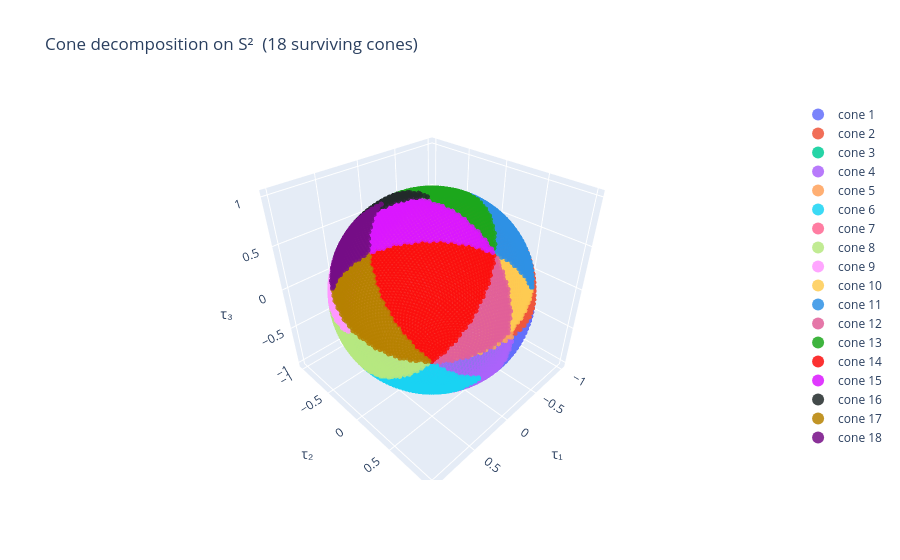
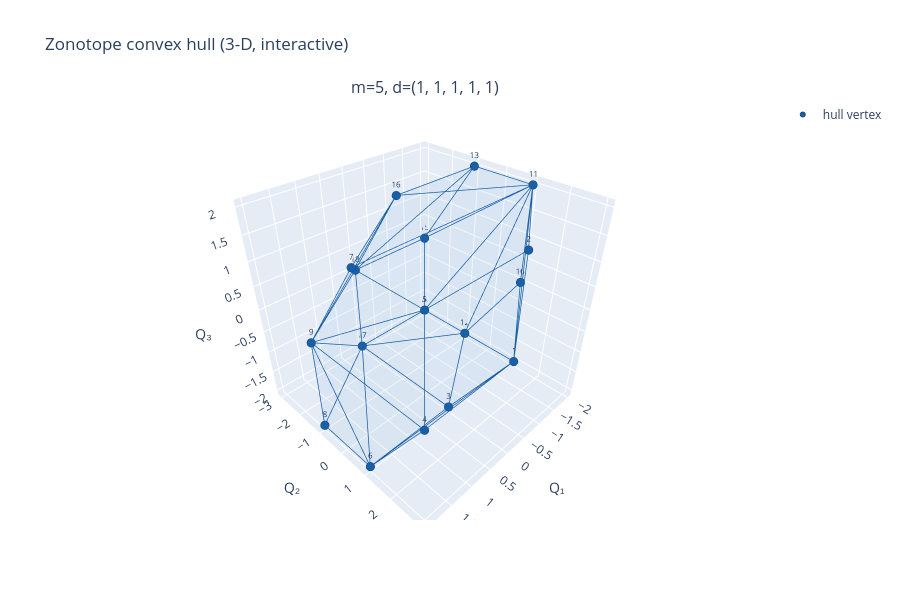
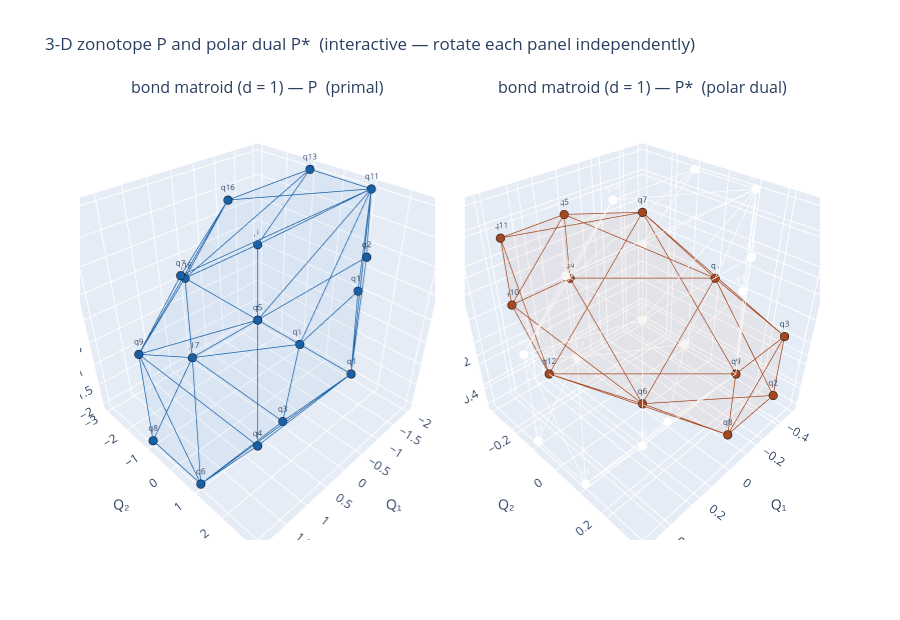

Notebook source saved alongside these figures, in order:
### Code cell
# Bond-matroid (Example 2) — interactive 3-D pipeline
# Re-uses A_bond, survivors_bond, bond_orients, z_bond from the cell above.

A_bond = np.array([
    [ 1,  1,  0],
    [-1,  0,  0],
    [ 0,  1,  0],
    [ 0,  1,  1],
    [ 0,  0, -1],
], dtype=float)

survivors_bond = find_surviving_sign_vectors(A_bond)
bond_orients   = [(str(i + 1), np.array(s, dtype=float))
                  for i, s in enumerate(survivors_bond)]
z_bond = Zonotope(A_bond)

# 1) Cone decomposition on S²
fig_c = plot_cone_decomposition_interactive(A_bond, survivors_bond)
fig_c.show()

# 2) Zonotope convex hull
fig_z = plot_3d_interactive(z_bond, orientations=bond_orients)
fig_z.show()

# 3) Primal P and polar dual P*
fig_pd = plot_primal_dual_3d_interactive(z_bond, orientations=bond_orients,
                                          titles=['bond matroid (d = 1)'])
fig_pd.show()

### Figure 1 — Plotly figure (JSON) as saved in the notebook; plotly's stock layout.template omitted (floating-point values rounded to 4 significant figures; data arrays with more than 128 entries replaced by an {"elided": "..."} marker saying what was removed)
{"data": [{"hovertemplate": "τ = (%{x:.3f}, %{y:.3f}, %{z:.3f})<extra>cone %{fullData.name}</extra>", "marker": {"color": "#636EFA", "opacity": 0.85, "size": 3}, "mode": "markers", "name": "cone 1", "type": "scatter3d", "x": {"elided": "335 float values"}, "y": {"elided": "335 float values"}, "z": {"elided": "335 float values"}}, {"hovertemplate": "τ = (%{x:.3f}, %{y:.3f}, %{z:.3f})<extra>cone %{fullData.name}</extra>", "marker": {"color": "#EF553B", "opacity": 0.85, "size": 3}, "mode": "markers", "name": "cone 2", "type": "scatter3d", "x": {"elided": "499 float values"}, "y": {"elided": "499 float values"}, "z": {"elided": "499 float values"}}, {"hovertemplate": "τ = (%{x:.3f}, %{y:.3f}, %{z:.3f})<extra>cone %{fullData.name}</extra>", "marker": {"color": "#00CC96", "opacity": 0.85, "size": 3}, "mode": "markers", "name": "cone 3", "type": "scatter3d", "x": {"elided": "165 float values"}, "y": {"elided": "165 float values"}, "z": {"elided": "165 float values"}}, {"hovertemplate": "τ = (%{x:.3f}, %{y:.3f}, %{z:.3f})<extra>cone %{fullData.name}</extra>", "marker": {"color": "#AB63FA", "opacity": 0.85, "size": 3}, "mode": "markers", "name": "cone 4", "type": "scatter3d", "x": {"elided": "498 float values"}, "y": {"elided": "498 float values"}, "z": {"elided": "498 float values"}}, {"hovertemplate": "τ = (%{x:.3f}, %{y:.3f}, %{z:.3f})<extra>cone %{fullData.name}</extra>", "marker": {"color": "#FFA15A", "opacity": 0.85, "size": 3}, "mode": "markers", "name": "cone 5", "type": "scatter3d", "x": {"elided": "1001 float values"}, "y": {"elided": "1001 float values"}, "z": {"elided": "1001 float values"}}, {"hovertemplate": "τ = (%{x:.3f}, %{y:.3f}, %{z:.3f})<extra>cone %{fullData.name}</extra>", "marker": {"color": "#19D3F3", "opacity": 0.85, "size": 3}, "mode": "markers", "name": "cone 6", "type": "scatter3d", "x": {"elided": "503 float values"}, "y": {"elided": "503 float values"}, "z": {"elided": "503 float values"}}, {"hovertemplate": "τ = (%{x:.3f}, %{y:.3f}, %{z:.3f})<extra>cone %{fullData.name}</extra>", "marker": {"color": "#FF6692", "opacity": 0.85, "size": 3}, "mode": "markers", "name": "cone 7", "type": "scatter3d", "x": {"elided": "332 float values"}, "y": {"elided": "332 float values"}, "z": {"elided": "332 float values"}}, {"hovertemplate": "τ = (%{x:.3f}, %{y:.3f}, %{z:.3f})<extra>cone %{fullData.name}</extra>", "marker": {"color": "#B6E880", "opacity": 0.85, "size": 3}, "mode": "markers", "name": "cone 8", "type": "scatter3d", "x": {"elided": "500 float values"}, "y": {"elided": "500 float values"}, "z": {"elided": "500 float values"}}, {"hovertemplate": "τ = (%{x:.3f}, %{y:.3f}, %{z:.3f})<extra>cone %{fullData.name}</extra>", "marker": {"color": "#FF97FF", "opacity": 0.85, "size": 3}, "mode": "markers", "name": "cone 9", "type": "scatter3d", "x": {"elided": "167 float values"}, "y": {"elided": "167 float values"}, "z": {"elided": "167 float values"}}, {"hovertemplate": "τ = (%{x:.3f}, %{y:.3f}, %{z:.3f})<extra>cone %{fullData.name}</extra>", "marker": {"color": "#FECB52", "opacity": 0.85, "size": 3}, "mode": "markers", "name": "cone 10", "type": "scatter3d", "x": {"elided": "167 float values"}, "y": {"elided": "167 float values"}, "z": {"elided": "167 float values"}}, {"hovertemplate": "τ = (%{x:.3f}, %{y:.3f}, %{z:.3f})<extra>cone %{fullData.name}</extra>", "marker": {"color": "#2E91E5", "opacity": 0.85, "size": 3}, "mode": "markers", "name": "cone 11", "type": "scatter3d", "x": {"elided": "500 float values"}, "y": {"elided": "500 float values"}, "z": {"elided": "500 float values"}}, {"hovertemplate": "τ = (%{x:.3f}, %{y:.3f}, %{z:.3f})<extra>cone %{fullData.name}</extra>", "marker": {"color": "#E15F99", "opacity": 0.85, "size": 3}, "mode": "markers", "name": "cone 12", "type": "scatter3d", "x": {"elided": "332 float values"}, "y": {"elided": "332 float values"}, "z": {"elided": "332 float values"}}, {"hovertemplate": "τ = (%{x:.3f}, %{y:.3f}, %{z:.3f})<extra>cone %{fullData.name}</extra>", "marker": {"color": "#1CA71C", "opacity": 0.85, "size": 3}, "mode": "markers", "name": "cone 13", "type": "scatter3d", "x": {"elided": "497 float values"}, "y": {"elided": "497 float values"}, "z": {"elided": "497 float values"}}, {"hovertemplate": "τ = (%{x:.3f}, %{y:.3f}, %{z:.3f})<extra>cone %{fullData.name}</extra>", "marker": {"color": "#FB0D0D", "opacity": 0.85, "size": 3}, "mode": "markers", "name": "cone 14", "type": "scatter3d", "x": {"elided": "1000 float values"}, "y": {"elided": "1000 float values"}, "z": {"elided": "1000 float values"}}, {"hovertemplate": "τ = (%{x:.3f}, %{y:.3f}, %{z:.3f})<extra>cone %{fullData.name}</extra>", "marker": {"color": "#DA16FF", "opacity": 0.85, "size": 3}, "mode": "markers", "name": "cone 15", "type": "scatter3d", "x": {"elided": "504 float values"}, "y": {"elided": "504 float values"}, "z": {"elided": "504 float values"}}, {"hovertemplate": "τ = (%{x:.3f}, %{y:.3f}, %{z:.3f})<extra>cone %{fullData.name}</extra>", "marker": {"color": "#222A2A", "opacity": 0.85, "size": 3}, "mode": "markers", "name": "cone 16", "type": "scatter3d", "x": {"elided": "167 float values"}, "y": {"elided": "167 float values"}, "z": {"elided": "167 float values"}}, {"hovertemplate": "τ = (%{x:.3f}, %{y:.3f}, %{z:.3f})<extra>cone %{fullData.name}</extra>", "marker": {"color": "#B68100", "opacity": 0.85, "size": 3}, "mode": "markers", "name": "cone 17", "type": "scatter3d", "x": {"elided": "500 float values"}, "y": {"elided": "500 float values"}, "z": {"elided": "500 float values"}}, {"hovertemplate": "τ = (%{x:.3f}, %{y:.3f}, %{z:.3f})<extra>cone %{fullData.name}</extra>", "marker": {"color": "#750D86", "opacity": 0.85, "size": 3}, "mode": "markers", "name": "cone 18", "type": "scatter3d", "x": {"elided": "333 float values"}, "y": {"elided": "333 float values"}, "z": {"elided": "333 float values"}}], "layout": {"legend": {"itemsizing": "constant"}, "scene": {"aspectmode": "cube", "xaxis": {"title": {"text": "τ₁"}}, "yaxis": {"title": {"text": "τ₂"}}, "zaxis": {"title": {"text": "τ₃"}}}, "title": {"text": "Cone decomposition on S²  (18 surviving cones)"}}}

### Figure 2 — Plotly figure (JSON) as saved in the notebook; plotly's stock layout.template omitted (floating-point values rounded to 4 significant figures; data arrays with more than 128 entries replaced by an {"elided": "..."} marker saying what was removed)
{"data": [{"color": "rgba(59,139,212,0.18)", "flatshading": true, "hoverinfo": "skip", "i": [11, 11, 5, 5, 16, 16, 16, 16, 17, 17, 17, 17, 4, 4, 10, 10, 10, 10, 10, 10, 10, 10, 10, 10, 8, 8, 8, 8, 8, 8, 8, 8], "j": [0, 0, 0, 0, 11, 11, 5, 5, 12, 12, 14, 16, 0, 1, 11, 11, 14, 12, 6, 12, 4, 4, 0, 1, 5, 5, 4, 4, 16, 17, 6, 17], "k": [2, 9, 2, 3, 2, 13, 2, 7, 14, 15, 13, 13, 3, 0, 9, 13, 13, 14, 15, 15, 6, 1, 9, 0, 7, 3, 3, 6, 7, 16, 15, 15], "name": "hull", "opacity": 0.18, "scene": "scene", "showlegend": false, "type": "mesh3d", "x": [0.0, 0.0, 0.0, 2.0, 2.0, 2.0, 2.0, 2.0, 2.0, -2.0, -2.0, -2.0, -2.0, -2.0, -2.0, 0.0, 0.0, 0.0], "y": [3.0, 3.0, 1.0, 3.0, 3.0, 1.0, 1.0, -1.0, -1.0, 1.0, 1.0, -1.0, -1.0, -3.0, -3.0, -1.0, -3.0, -3.0], "z": [0.0, 2.0, -2.0, 0.0, 2.0, -2.0, 2.0, -2.0, 0.0, 0.0, 2.0, -2.0, 2.0, -2.0, 0.0, 2.0, -2.0, 0.0]}, {"hoverinfo": "skip", "line": {"color": "#185FA5", "width": 1.5}, "mode": "lines", "name": "hull edges", "scene": "scene", "showlegend": false, "type": "scatter3d", "x": {"elided": "288 int values"}, "y": {"elided": "288 int values"}, "z": {"elided": "288 int values"}}, {"hovertemplate": "%{text}<br>(%{x:.3f}, %{y:.3f}, %{z:.3f})<extra>hull</extra>", "marker": {"color": "#185FA5", "line": {"color": "#0C447C", "width": 1}, "size": 5}, "mode": "markers+text", "name": "hull vertex", "scene": "scene", "showlegend": true, "text": ["1", "2", "3", "4", "5", "6", "7", "8", "9", "10", "11", "12", "13", "14", "15", "16", "17", "18"], "textfont": {"size": 8}, "textposition": "top center", "type": "scatter3d", "x": [0.0, 0.0, 0.0, 2.0, 2.0, 2.0, 2.0, 2.0, 2.0, -2.0, -2.0, -2.0, -2.0, -2.0, -2.0, 0.0, 0.0, 0.0], "y": [3.0, 3.0, 1.0, 3.0, 3.0, 1.0, 1.0, -1.0, -1.0, 1.0, 1.0, -1.0, -1.0, -3.0, -3.0, -1.0, -3.0, -3.0], "z": [0.0, 2.0, -2.0, 0.0, 2.0, -2.0, 2.0, -2.0, 0.0, 0.0, 2.0, -2.0, 2.0, -2.0, 0.0, 2.0, -2.0, 0.0]}], "layout": {"annotations": [{"font": {"size": 16}, "showarrow": false, "text": "m=5, d=(1, 1, 1, 1, 1)", "x": 0.5, "xanchor": "center", "xref": "paper", "y": 1, "yanchor": "bottom", "yref": "paper"}], "height": 600, "scene": {"aspectmode": "cube", "domain": {"x": [0, 1], "y": [0, 1]}, "xaxis": {"title": {"text": "Q₁"}}, "yaxis": {"title": {"text": "Q₂"}}, "zaxis": {"title": {"text": "Q₃"}}}, "title": {"text": "Zonotope convex hull (3-D, interactive)"}}}

### Figure 3 — Plotly figure (JSON) as saved in the notebook; plotly's stock layout.template omitted (floating-point values rounded to 4 significant figures; data arrays with more than 128 entries replaced by an {"elided": "..."} marker saying what was removed)
{"data": [{"color": "rgba(59,139,212,0.18)", "flatshading": true, "hoverinfo": "skip", "i": [11, 11, 5, 5, 16, 16, 16, 16, 17, 17, 17, 17, 4, 4, 10, 10, 10, 10, 10, 10, 10, 10, 10, 10, 8, 8, 8, 8, 8, 8, 8, 8], "j": [0, 0, 0, 0, 11, 11, 5, 5, 12, 12, 14, 16, 0, 1, 11, 11, 14, 12, 6, 12, 4, 4, 0, 1, 5, 5, 4, 4, 16, 17, 6, 17], "k": [2, 9, 2, 3, 2, 13, 2, 7, 14, 15, 13, 13, 3, 0, 9, 13, 13, 14, 15, 15, 6, 1, 9, 0, 7, 3, 3, 6, 7, 16, 15, 15], "name": "P", "opacity": 0.18, "scene": "scene", "showlegend": false, "type": "mesh3d", "x": [0.0, 0.0, 0.0, 2.0, 2.0, 2.0, 2.0, 2.0, 2.0, -2.0, -2.0, -2.0, -2.0, -2.0, -2.0, 0.0, 0.0, 0.0], "y": [3.0, 3.0, 1.0, 3.0, 3.0, 1.0, 1.0, -1.0, -1.0, 1.0, 1.0, -1.0, -1.0, -3.0, -3.0, -1.0, -3.0, -3.0], "z": [0.0, 2.0, -2.0, 0.0, 2.0, -2.0, 2.0, -2.0, 0.0, 0.0, 2.0, -2.0, 2.0, -2.0, 0.0, 2.0, -2.0, 0.0]}, {"hoverinfo": "skip", "line": {"color": "#185FA5", "width": 1.5}, "mode": "lines", "name": "P edges", "scene": "scene", "showlegend": false, "type": "scatter3d", "x": {"elided": "288 int values"}, "y": {"elided": "288 int values"}, "z": {"elided": "288 int values"}}, {"hovertemplate": "%{text}<br>(%{x:.4f}, %{y:.4f}, %{z:.4f})<extra></extra>", "marker": {"color": "#185FA5", "line": {"color": "black", "width": 0.5}, "size": 5}, "mode": "markers+text", "name": "P vertices", "scene": "scene", "showlegend": false, "text": ["q1", "q2", "q3", "q4", "q5", "q6", "q7", "q8", "q9", "q10", "q11", "q12", "q13", "q14", "q15", "q16", "q17", "q18"], "textfont": {"size": 8}, "textposition": "top center", "type": "scatter3d", "x": [0.0, 0.0, 0.0, 2.0, 2.0, 2.0, 2.0, 2.0, 2.0, -2.0, -2.0, -2.0, -2.0, -2.0, -2.0, 0.0, 0.0, 0.0], "y": [3.0, 3.0, 1.0, 3.0, 3.0, 1.0, 1.0, -1.0, -1.0, 1.0, 1.0, -1.0, -1.0, -3.0, -3.0, -1.0, -3.0, -3.0], "z": [0.0, 2.0, -2.0, 0.0, 2.0, -2.0, 2.0, -2.0, 0.0, 0.0, 2.0, -2.0, 2.0, -2.0, 0.0, 2.0, -2.0, 0.0]}, {"color": "rgba(212,112,59,0.18)", "flatshading": true, "hoverinfo": "skip", "i": [5, 9, 9, 1, 10, 10, 8, 4, 4, 4, 7, 7, 7, 2, 2, 2, 4, 4, 2, 2], "j": [3, 5, 5, 5, 6, 9, 6, 6, 3, 10, 1, 5, 8, 6, 1, 8, 10, 9, 7, 7], "k": [0, 11, 3, 0, 11, 11, 11, 0, 0, 6, 5, 11, 11, 0, 0, 6, 9, 3, 8, 1], "name": "P*", "opacity": 0.18, "scene": "scene2", "showlegend": false, "type": "mesh3d", "x": [-0.5, -0.3333, -0.3333, -0.0, -0.0, 0.0, -0.0, 0.0, 0.0, 0.3333, 0.3333, 0.5], "y": [-0.0, 0.3333, 0.3333, -0.3333, -0.3333, -0.0, -0.0, 0.3333, 0.3333, -0.3333, -0.3333, 0.0], "z": [0.0, -0.3333, -0.0, -0.0, 0.3333, -0.5, 0.5, -0.3333, 0.0, -0.0, 0.3333, -0.0]}, {"hoverinfo": "skip", "line": {"color": "#A5471F", "width": 1.5}, "mode": "lines", "name": "P* edges", "scene": "scene2", "showlegend": false, "type": "scatter3d", "x": {"elided": "180 float values"}, "y": {"elided": "180 float values"}, "z": {"elided": "180 float values"}}, {"hovertemplate": "%{text}<br>(%{x:.4f}, %{y:.4f}, %{z:.4f})<extra></extra>", "marker": {"color": "#A5471F", "line": {"color": "black", "width": 0.5}, "size": 5}, "mode": "markers+text", "name": "P* vertices", "scene": "scene2", "showlegend": false, "text": ["q1", "q2", "q3", "q4", "q5", "q6", "q7", "q8", "q9", "q10", "q11", "q12"], "textfont": {"size": 8}, "textposition": "top center", "type": "scatter3d", "x": [-0.5, -0.3333, -0.3333, -0.0, -0.0, 0.0, -0.0, 0.0, 0.0, 0.3333, 0.3333, 0.5], "y": [-0.0, 0.3333, 0.3333, -0.3333, -0.3333, -0.0, -0.0, 0.3333, 0.3333, -0.3333, -0.3333, 0.0], "z": [0.0, -0.3333, -0.0, -0.0, 0.3333, -0.5, 0.5, -0.3333, 0.0, -0.0, 0.3333, -0.0]}], "layout": {"annotations": [{"font": {"size": 16}, "showarrow": false, "text": "bond matroid (d = 1) — P  (primal)", "x": 0.24, "xanchor": "center", "xref": "paper", "y": 1, "yanchor": "bottom", "yref": "paper"}, {"font": {"size": 16}, "showarrow": false, "text": "bond matroid (d = 1) — P*  (polar dual)", "x": 0.76, "xanchor": "center", "xref": "paper", "y": 1, "yanchor": "bottom", "yref": "paper"}], "height": 620, "scene": {"aspectmode": "cube", "domain": {"x": [0, 0.48], "y": [0, 1]}, "xaxis": {"title": {"text": "Q₁"}}, "yaxis": {"title": {"text": "Q₂"}}, "zaxis": {"title": {"text": "Q₃"}}}, "scene2": {"aspectmode": "cube", "domain": {"x": [0.52, 1], "y": [0, 1]}, "xaxis": {"title": {"text": "Q₁"}}, "yaxis": {"title": {"text": "Q₂"}}, "zaxis": {"title": {"text": "Q₃"}}}, "title": {"text": "3-D zonotope P and polar dual P*  (interactive — rotate each panel independently)"}}}
